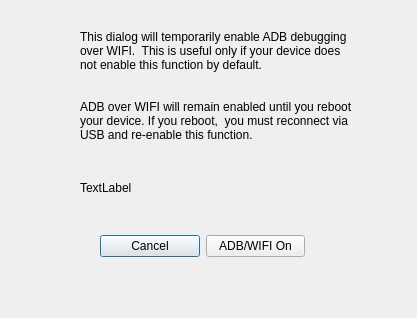
<?xml version="1.0" encoding="UTF-8"?>
<ui version="4.0">
 <class>tcpipDialog</class>
 <widget class="QDialog" name="tcpipDialog">
  <property name="geometry">
   <rect>
    <x>0</x>
    <y>0</y>
    <width>417</width>
    <height>318</height>
   </rect>
  </property>
  <property name="windowTitle">
   <string>ADB/TCPIP</string>
  </property>
  <widget class="QLabel" name="label">
   <property name="geometry">
    <rect>
     <x>80</x>
     <y>30</y>
     <width>281</width>
     <height>61</height>
    </rect>
   </property>
   <property name="text">
    <string>This dialog will temporarily enable ADB debugging over WIFI.  This is useful only if your device does not enable this function by default.</string>
   </property>
   <property name="alignment">
    <set>Qt::AlignLeading|Qt::AlignLeft|Qt::AlignTop</set>
   </property>
   <property name="wordWrap">
    <bool>true</bool>
   </property>
  </widget>
  <widget class="QLabel" name="label_2">
   <property name="geometry">
    <rect>
     <x>80</x>
     <y>100</y>
     <width>281</width>
     <height>61</height>
    </rect>
   </property>
   <property name="text">
    <string>ADB over WIFI will remain enabled until you reboot your device. If you reboot,  you must reconnect via USB and re-enable this function.</string>
   </property>
   <property name="alignment">
    <set>Qt::AlignLeading|Qt::AlignLeft|Qt::AlignTop</set>
   </property>
   <property name="wordWrap">
    <bool>true</bool>
   </property>
  </widget>
  <widget class="QWidget" name="layoutWidget">
   <property name="geometry">
    <rect>
     <x>100</x>
     <y>230</y>
     <width>205</width>
     <height>32</height>
    </rect>
   </property>
   <layout class="QHBoxLayout" name="horizontalLayout">
    <item>
     <widget class="QPushButton" name="tcpipCancel">
      <property name="text">
       <string>Cancel</string>
      </property>
     </widget>
    </item>
    <item>
     <widget class="QPushButton" name="tcpipOn">
      <property name="text">
       <string>ADB/WIFI On</string>
      </property>
     </widget>
    </item>
   </layout>
  </widget>
  <widget class="QLabel" name="tcplabel">
   <property name="geometry">
    <rect>
     <x>80</x>
     <y>180</y>
     <width>291</width>
     <height>16</height>
    </rect>
   </property>
   <property name="text">
    <string>TextLabel</string>
   </property>
  </widget>
 </widget>
 <resources/>
 <connections>
  <connection>
   <sender>tcpipCancel</sender>
   <signal>clicked()</signal>
   <receiver>tcpipDialog</receiver>
   <slot>reject()</slot>
   <hints>
    <hint type="sourcelabel">
     <x>96</x>
     <y>245</y>
    </hint>
    <hint type="destinationlabel">
     <x>208</x>
     <y>149</y>
    </hint>
   </hints>
  </connection>
  <connection>
   <sender>tcpipOn</sender>
   <signal>clicked()</signal>
   <receiver>tcpipDialog</receiver>
   <slot>accept()</slot>
   <hints>
    <hint type="sourcelabel">
     <x>216</x>
     <y>245</y>
    </hint>
    <hint type="destinationlabel">
     <x>208</x>
     <y>149</y>
    </hint>
   </hints>
  </connection>
 </connections>
</ui>
